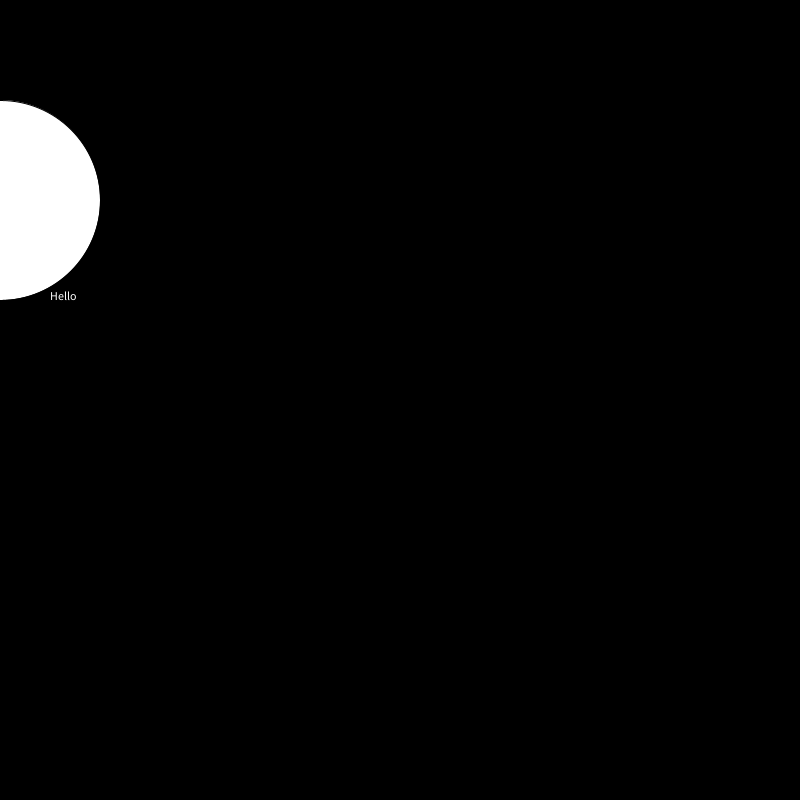
Frame 1 (no input)
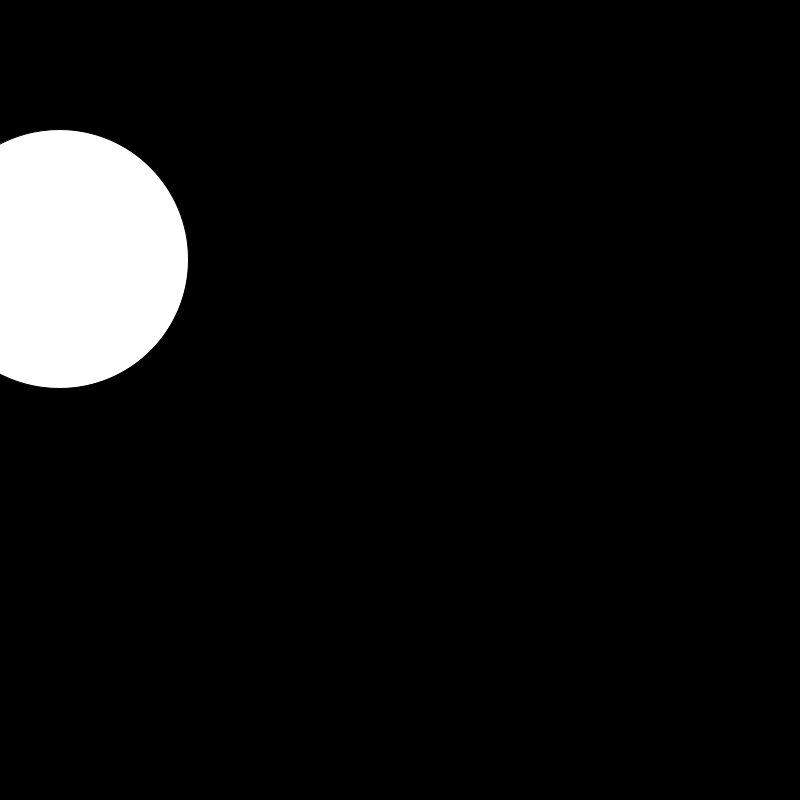
Frame 60 (the mouse pressed at the canvas centre just before this capture)
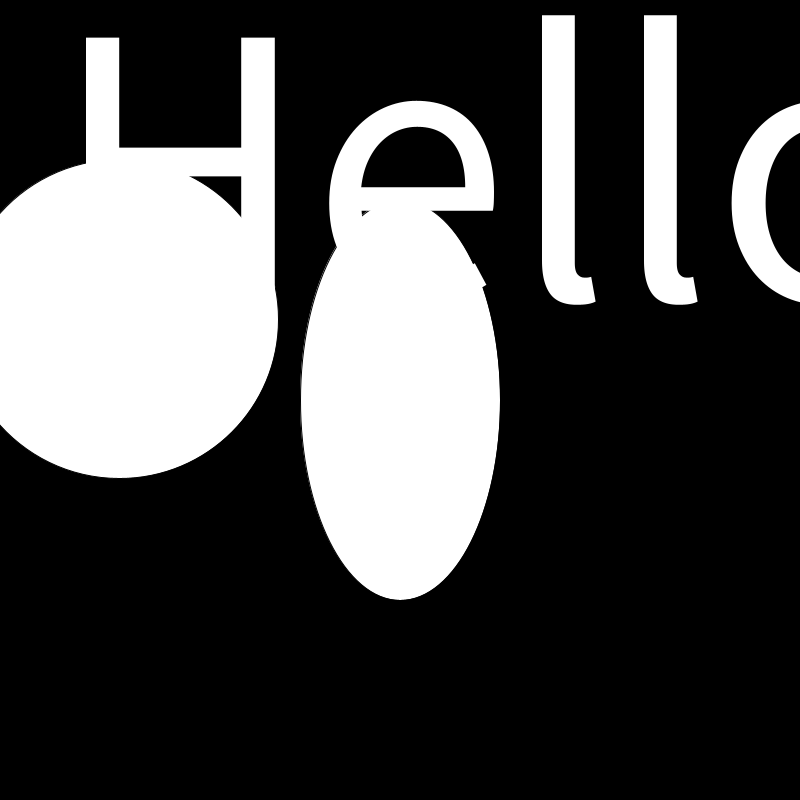
Frame 120 (the mouse held since frame 60 and released just before this capture)

The Processing sketch that drew these frames (run headless with seeded random() and noise(); from frame 60 on, the mouse is pressed at the canvas centre):

// Processing sketch: code1_week2_classwork1
// ── code1_week2_classwork1.pde
int mta = 200;
int moveX = 0;
int moveY = 200;
float x = 0.5;
String hello = "Hello";
void setup(){
  
  size (800, 800);
}


//system variables- mouse x and mouse y

void draw (){
  background(0);
  //ellipse(mouseX, mouseY, mta, mta);
  ellipse(mouseX, mouseY, 200, mouseY);
 
  ellipse(moveX,moveY, mta, mta);
  
  mta = mta + 1;
  moveX = moveX + 1;
  moveY = moveY + 1;
  
  textSize(mouseX);
  //text("Hello Class!", 50, 300);
  //String hello = "Hello"; 
  text(hello, 50, 300);
  
  
}
  
